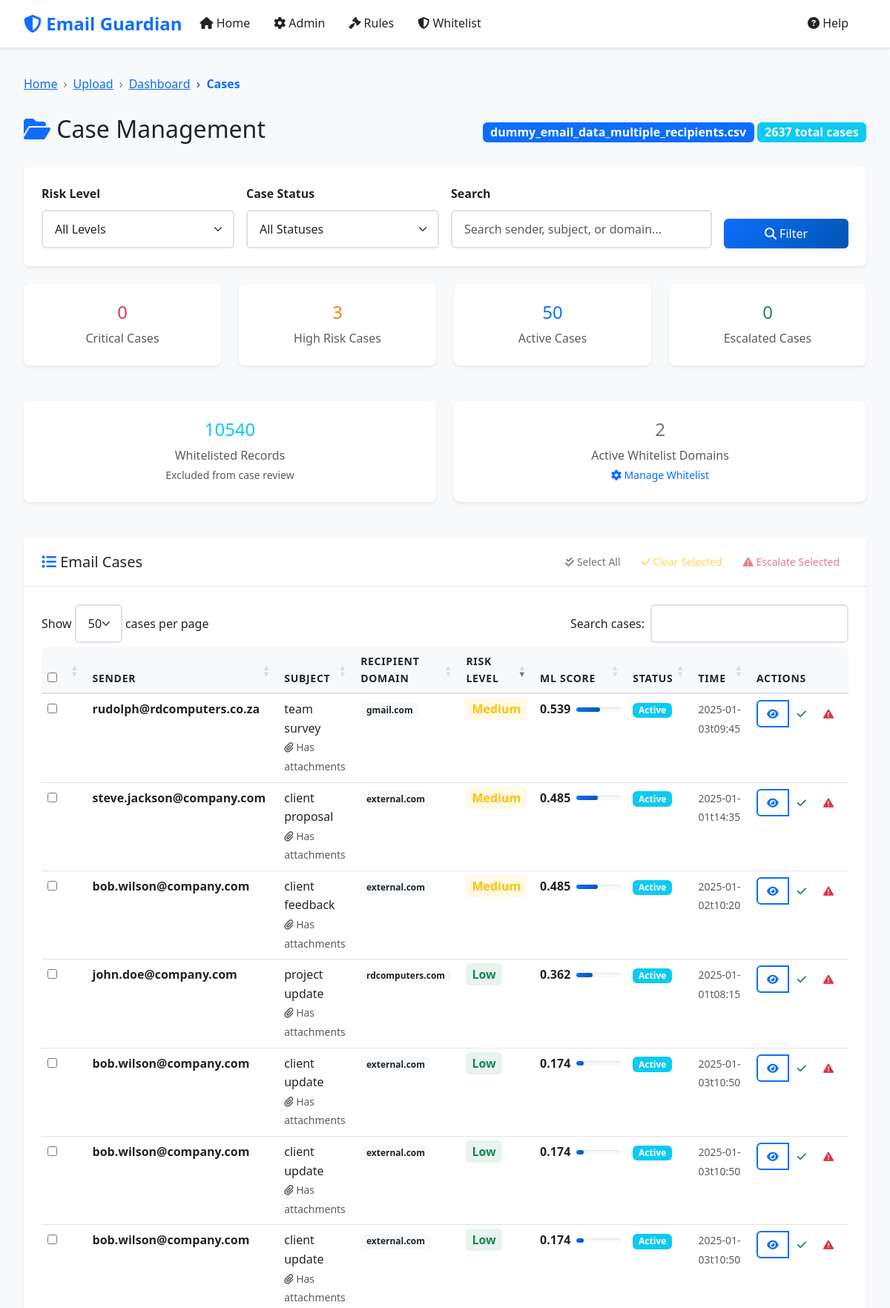
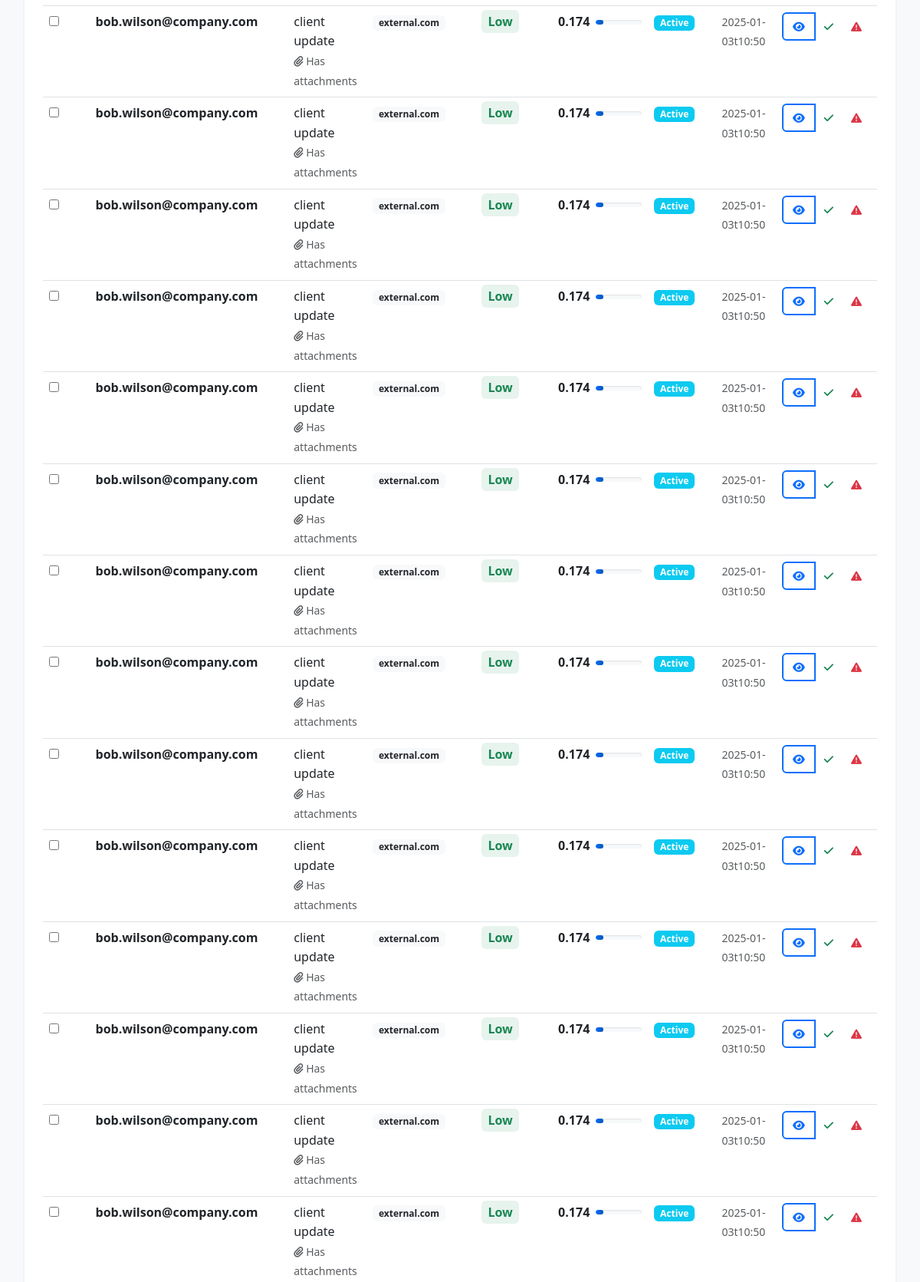
Page /cases/93a7ca6f-af6e-41ef-b577-e3e2a5fcd763 (upper part) on the committed database (2 pictures, top to bottom).
### models.py (models this page shows, shortened)
class ProcessingSession(db.Model):
    __tablename__ = 'processing_sessions'
    id = db.Column(db.String(36), primary_key=True)
    filename = db.Column(db.String(255), nullable=False)
    upload_time = db.Column(db.DateTime, default=datetime.utcnow)
    total_records = db.Column(db.Integer, default=0)
    processed_records = db.Column(db.Integer, default=0)
    status = db.Column(db.String(50), default='uploaded')  # uploaded, processing, completed, error
    error_message = db.Column(Text)
    processing_stats = db.Column(JSON)
    data_path = db.Column(db.String(500))
    is_compressed = db.Column(db.Boolean, default=False)
    exclusion_applied = db.Column(db.Boolean, default=False)
    whitelist_applied = db.Column(db.Boolean, default=False)
    rules_applied = db.Column(db.Boolean, default=False)
    ml_applied = db.Column(db.Boolean, default=False)
    current_chunk = db.Column(db.Integer, default=0)
    total_chunks = db.Column(db.Integer, default=0)

class EmailRecord(db.Model):
    __tablename__ = 'email_records'
    id = db.Column(db.Integer, primary_key=True)
    session_id = db.Column(db.String(36), db.ForeignKey('processing_sessions.id'), nullable=False)
    record_id = db.Column(db.String(100), nullable=False)  # Unique within session
    time = db.Column(db.String(100))
    sender = db.Column(db.String(255))
    subject = db.Column(Text)
    attachments = db.Column(Text)
    recipients = db.Column(Text)
    recipients_email_domain = db.Column(db.String(255))
    leaver = db.Column(db.String(10))
    termination_date = db.Column(db.String(100))
    wordlist_attachment = db.Column(Text)
    wordlist_subject = db.Column(Text)
    bunit = db.Column(db.String(255))
    department = db.Column(db.String(255))
    status = db.Column(db.String(100))
    user_response = db.Column(Text)
    final_outcome = db.Column(db.String(255))
    justification = db.Column(Text)
    excluded_by_rule = db.Column(db.String(500))
    whitelisted = db.Column(db.Boolean, default=False)
    rule_matches = db.Column(Text)  # JSON string of matched rules
    ml_risk_score = db.Column(db.Float)
    ml_anomaly_score = db.Column(db.Float)
    risk_level = db.Column(db.String(20))  # Critical, High, Medium, Low
    ml_explanation = db.Column(Text)
    case_status = db.Column(db.String(20), default='Active')  # Active, Cleared, Escalated
    assigned_to = db.Column(db.String(255))
    notes = db.Column(Text)
    escalated_at = db.Column(db.DateTime)
    resolved_at = db.Column(db.DateTime)

### routes.py (the view, shortened to what this page needs)
@app.route('/cases/<session_id>')
def cases(session_id):
    session = ProcessingSession.query.get_or_404(session_id)
    page = request.args.get('page', 1, type=int)
    risk_level = request.args.get('risk_level', '')
    case_status = request.args.get('case_status', '')
    search = request.args.get('search', '')
    query = EmailRecord.query.filter_by(session_id=session_id).filter(
        EmailRecord.whitelisted != True
    )
    if risk_level:
        query = query.filter(EmailRecord.risk_level == risk_level)
    if case_status:
        query = query.filter(EmailRecord.case_status == case_status)
    cases_pagination = query.order_by(EmailRecord.ml_risk_score.desc()).paginate(
        page=page, per_page=50, error_out=False
    )
    total_whitelisted = EmailRecord.query.filter_by(session_id=session_id).filter(
        EmailRecord.whitelisted == True
    ).count()
    active_whitelist_domains = WhitelistDomain.query.filter_by(is_active=True).count()
    return render_template('cases.html',
                         session=session,
                         cases=cases_pagination,
                         risk_level=risk_level,
                         case_status=case_status,
                         search=search,
                         total_whitelisted=total_whitelisted,
                         active_whitelist_domains=active_whitelist_domains)

### templates/cases.html (shortened to what this page needs)
{% extends "base.html" %}
{% block breadcrumb_items %}
<li class="breadcrumb-item"><a href="{{ url_for('index') }}">Upload</a></li>
<li class="breadcrumb-item"><a href="{{ url_for('dashboard', session_id=session.id) }}">Dashboard</a></li>
<li class="breadcrumb-item active">Cases</li>
{% endblock %}
{% block content %}
<div class="row mb-4">
    <div class="col-12">
        <div class="d-flex justify-content-between align-items-center">
            <h1 class="h2">
                <i class="fas fa-folder-open text-primary"></i>
                Case Management
            </h1>
            <div class="session-info">
                <span class="badge bg-primary fs-6">{{ session.filename }}</span>
                <span class="badge bg-info fs-6">{{ cases.total }} total cases</span>
            </div>
        </div>
    </div>
</div>
<div class="filter-bar">
    <form method="GET" id="filterForm" class="row g-3">
        <div class="col-md-3">
            <label for="risk_level" class="form-label">Risk Level</label>
            <select class="form-select" id="risk_level" name="risk_level">
                <option value="">All Levels</option>
            </select>
        </div>
        <div class="col-md-3">
            <label for="case_status" class="form-label">Case Status</label>
            <select class="form-select" id="case_status" name="case_status">
                <option value="">All Statuses</option>
            </select>
        </div>
        <div class="col-md-4">
            <label for="search" class="form-label">Search</label>
            <input type="text" class="form-control" id="search" name="search"
                   placeholder="Search sender, subject, or domain..." value="{{ search }}">
        </div>
        <div class="col-md-2">
            <label class="form-label">&nbsp;</label>
            <div class="d-grid">
                <button type="submit" class="btn btn-primary">
                    <i class="fas fa-search"></i> Filter
                </button>
            </div>
        </div>
    </form>
</div>
<div class="row mb-4">
    <div class="col-md-3">
        <div class="card text-center border-danger">
            <div class="card-body">
                <h4 class="text-danger">{{ cases.items | selectattr('risk_level', 'equalto', 'Critical') | list | length }}</h4>
                <p class="text-muted mb-0">Critical Cases</p>
            </div>
        </div>
    </div>
    <div class="col-md-3">
        <div class="card text-center border-warning">
            <div class="card-body">
                <h4 class="text-warning">{{ cases.items | selectattr('risk_level', 'equalto', 'High') | list | length }}</h4>
                <p class="text-muted mb-0">High Risk Cases</p>
            </div>
        </div>
    </div>
    <div class="col-md-3">
        <div class="card text-center border-primary">
            <div class="card-body">
                <h4 class="text-primary">{{ cases.items | selectattr('case_status', 'equalto', 'Active') | list | length }}</h4>
                <p class="text-muted mb-0">Active Cases</p>
            </div>
        </div>
    </div>
    <div class="col-md-3">
        <div class="card text-center border-success">
            <div class="card-body">
                <h4 class="text-success">{{ cases.items | selectattr('case_status', 'equalto', 'Escalated') | list | length }}</h4>
                <p class="text-muted mb-0">Escalated Cases</p>
            </div>
        </div>
    </div>
</div>
<div class="row mb-4">
    <div class="col-md-6">
        <div class="card text-center border-info">
            <div class="card-body">
                <h4 class="text-info">{{ total_whitelisted }}</h4>
                <p class="text-muted mb-0">Whitelisted Records</p>
                <small class="text-muted">Excluded from case review</small>
            </div>
        </div>
    </div>
    <div class="col-md-6">
        <div class="card text-center border-secondary">
            <div class="card-body">
                <h4 class="text-secondary">{{ active_whitelist_domains }}</h4>
                <p class="text-muted mb-0">Active Whitelist Domains</p>
                <small class="text-muted">
                    <a href="{{ url_for('whitelist_analysis', session_id=session.id) }}" class="text-decoration-none">
                        <i class="fas fa-cog"></i> Manage Whitelist
                    </a>
                </small>
            </div>
        </div>
    </div>
</div>
<div class="card">
    <div class="card-header">
        <div class="d-flex justify-content-between align-items-center">
            <h5 class="card-title mb-0">
                <i class="fas fa-list text-primary"></i>
                Email Cases
            </h5>
            <div class="bulk-actions">
                <button class="btn btn-sm btn-outline-secondary" onclick="selectAllCases()">
                    <i class="fas fa-check-double"></i> Select All
                </button>
                <button class="btn btn-sm btn-outline-warning" onclick="bulkClearCases()" disabled id="bulkClearBtn">
                    <i class="fas fa-check"></i> Clear Selected
                </button>
                <button class="btn btn-sm btn-outline-danger" onclick="bulkEscalateCases()" disabled id="bulkEscalateBtn">
                    <i class="fas fa-exclamation-triangle"></i> Escalate Selected
                </button>
            </div>
        </div>
    </div>
    <div class="card-body">
        {% if cases.items %}
        <div class="table-responsive">
            <table class="table table-hover" id="casesTable">
                <thead>
                    <tr>
                        <th width="30">
                            <input type="checkbox" id="selectAll" onchange="toggleSelectAll()">
                        </th>
                        <th>Sender</th>
                        <th>Subject</th>
                        <th>Recipient Domain</th>
                        <th>Risk Level</th>
                        <th>ML Score</th>
                        <th>Status</th>
                        <th>Time</th>
                        <th>Actions</th>
                    </tr>
                </thead>
                <tbody>
                    {% for case in cases.items %}
                    <tr>
                        <td>
                            <input type="checkbox" class="case-checkbox" value="{{ case.record_id }}" onchange="updateBulkActions()">
                        </td>
                        <td>
                            <div>
                                <strong>{{ case.sender[:30] }}{% if case.sender|length > 30 %}...{% endif %}</strong>
                            </div>
                        </td>
                        <td>
                            <div title="{{ case.subject }}">
                                {{ case.subject[:50] }}{% if case.subject|length > 50 %}...{% endif %}
                            </div>
                            {% if case.attachments %}
                                <small class="text-muted">
                                    <i class="fas fa-paperclip"></i> Has attachments
                                </small>
                            {% endif %}
                        </td>
                        <td>
                            <span class="badge bg-light text-dark">{{ case.recipients_email_domain }}</span>
                        </td>
                        <td>
                            <span class="risk-{{ case.risk_level.lower() if case.risk_level else 'low' }}">
                                {{ case.risk_level or 'Low' }}
                            </span>
                        </td>
                        <td>
                            <div class="d-flex align-items-center">
                                <span class="fw-bold">{{ "%.3f"|format(case.ml_risk_score or 0) }}</span>
                                <div class="progress ms-2" style="width: 60px; height: 6px;">
                                    <div class="progress-bar bg-{% if (case.ml_risk_score or 0) > 0.7 %}danger{% elif (case.ml_risk_score or 0) > 0.4 %}warning{% else %}success{% endif %}"
                                         style="width: {{ ((case.ml_risk_score or 0) * 100)|int }}%"></div>
                                </div>
                            </div>
                        </td>
                        <td>
                            <span class="badge status-{{ case.case_status.lower() if case.case_status else 'active' }}">
                                {{ case.case_status or 'Active' }}
                            </span>
                        </td>
                        <td>
                            <small class="text-muted">{{ case.time[:16] if case.time else 'N/A' }}</small>
                        </td>
                        <td>
                            <div class="btn-group" role="group">
                                <button class="btn btn-sm btn-outline-primary view-case-btn"
                                        data-record-id="{{ case.record_id }}" title="View Details">
                                    <i class="fas fa-eye"></i>
                                </button>
                                <button class="btn btn-sm btn-outline-success update-case-status-btn"
                                        data-record-id="{{ case.record_id }}" data-new-status="Cleared" title="Clear Case">
                                    <i class="fas fa-check"></i>
                                </button>
                                <button class="btn btn-sm btn-outline-danger escalate-case-btn"
                                        data-record-id="{{ case.record_id }}" title="Escalate">
                                    <i class="fas fa-exclamation-triangle"></i>
                                </button>
                            </div>
                        </td>
                    </tr>
                    {% endfor %}
                </tbody>
            </table>
        </div>
        {% endif %}
    </div>
</div>
{% endblock %}

### rows in the picture
ProcessingSession: filename "dummy_email_data_multiple_recipients.csv"
EmailRecord: sender "steve.jackson@company.com", subject "client proposal", attachments "Has attachments", recipients_email_domain "external.com", risk_level "Medium", ml_risk_score "0.485", case_status "Active", time "2025-01-01t14:35"
EmailRecord: sender "bob.wilson@company.com", subject "client feedback", attachments "Has attachments", recipients_email_domain "external.com", risk_level "Medium", ml_risk_score "0.485", case_status "Active", time "2025-01-02t10:20"
EmailRecord: sender "john.doe@company.com", subject "project update", attachments "Has attachments", recipients_email_domain "rdcomputers.com", risk_level "Low", ml_risk_score "0.362", case_status "Active", time "2025-01-01t08:15"
EmailRecord: sender "bob.wilson@company.com", subject "client update", attachments "Has attachments", recipients_email_domain "external.com", risk_level "Low", ml_risk_score "0.174", case_status "Active", time "2025-01-03t10:50"
EmailRecord: sender "bob.wilson@company.com", subject "client update", attachments "Has attachments", recipients_email_domain "external.com", risk_level "Low", ml_risk_score "0.174", case_status "Active", time "2025-01-03t10:50"
EmailRecord: sender "bob.wilson@company.com", subject "client update", attachments "Has attachments", recipients_email_domain "external.com", risk_level "Low", ml_risk_score "0.174", case_status "Active", time "2025-01-03t10:50"
EmailRecord: sender "bob.wilson@company.com", subject "client update", attachments "Has attachments", recipients_email_domain "external.com", risk_level "Low", ml_risk_score "0.174", case_status "Active", time "2025-01-03t10:50"
EmailRecord: sender "bob.wilson@company.com", subject "client update", attachments "Has attachments", recipients_email_domain "external.com", risk_level "Low", ml_risk_score "0.174", case_status "Active", time "2025-01-03t10:50"
EmailRecord: sender "bob.wilson@company.com", subject "client update", attachments "Has attachments", recipients_email_domain "external.com", risk_level "Low", ml_risk_score "0.174", case_status "Active", time "2025-01-03t10:50"
EmailRecord: sender "bob.wilson@company.com", subject "client update", attachments "Has attachments", recipients_email_domain "external.com", risk_level "Low", ml_risk_score "0.174", case_status "Active", time "2025-01-03t10:50"
EmailRecord: sender "bob.wilson@company.com", subject "client update", attachments "Has attachments", recipients_email_domain "external.com", risk_level "Low", ml_risk_score "0.174", case_status "Active", time "2025-01-03t10:50"
EmailRecord: sender "bob.wilson@company.com", subject "client update", attachments "Has attachments", recipients_email_domain "external.com", risk_level "Low", ml_risk_score "0.174", case_status "Active", time "2025-01-03t10:50"
EmailRecord: sender "bob.wilson@company.com", subject "client update", attachments "Has attachments", recipients_email_domain "external.com", risk_level "Low", ml_risk_score "0.174", case_status "Active", time "2025-01-03t10:50"
EmailRecord: sender "bob.wilson@company.com", subject "client update", attachments "Has attachments", recipients_email_domain "external.com", risk_level "Low", ml_risk_score "0.174", case_status "Active", time "2025-01-03t10:50"
EmailRecord: sender "bob.wilson@company.com", subject "client update", attachments "Has attachments", recipients_email_domain "external.com", risk_level "Low", ml_risk_score "0.174", case_status "Active", time "2025-01-03t10:50"
EmailRecord: sender "bob.wilson@company.com", subject "client update", attachments "Has attachments", recipients_email_domain "external.com", risk_level "Low", ml_risk_score "0.174", case_status "Active", time "2025-01-03t10:50"
EmailRecord: sender "bob.wilson@company.com", subject "client update", attachments "Has attachments", recipients_email_domain "external.com", risk_level "Low", ml_risk_score "0.174", case_status "Active", time "2025-01-03t10:50"
EmailRecord: sender "bob.wilson@company.com", subject "client update", attachments "Has attachments", recipients_email_domain "external.com", risk_level "Low", ml_risk_score "0.174", case_status "Active", time "2025-01-03t10:50"
EmailRecord: sender "bob.wilson@company.com", subject "client update", attachments "Has attachments", recipients_email_domain "external.com", risk_level "Low", ml_risk_score "0.174", case_status "Active", time "2025-01-03t10:50"
EmailRecord: sender "bob.wilson@company.com", subject "client update", attachments "Has attachments", recipients_email_domain "external.com", risk_level "Low", ml_risk_score "0.174", case_status "Active", time "2025-01-03t10:50"

### other values in the picture
{{ cases.total }} "2637"
{{ total_whitelisted }} "10540"
{{ active_whitelist_domains }} "2"
{{ case.sender[:30] }} "rudolph@rdcomputers.co.za"
{{ case.subject[:50] }} "team survey"
{{ case.recipients_email_domain }} "gmail.com"
{{ case.risk_level or 'Low' }} "Medium"
{{ "%.3f"|format(case.ml_risk_score or 0) }} "0.539"
{{ case.case_status or 'Active' }} "Active"
{{ case.time[:16] if case.time else 'N/A' }} "2025-01-03t09:45"
